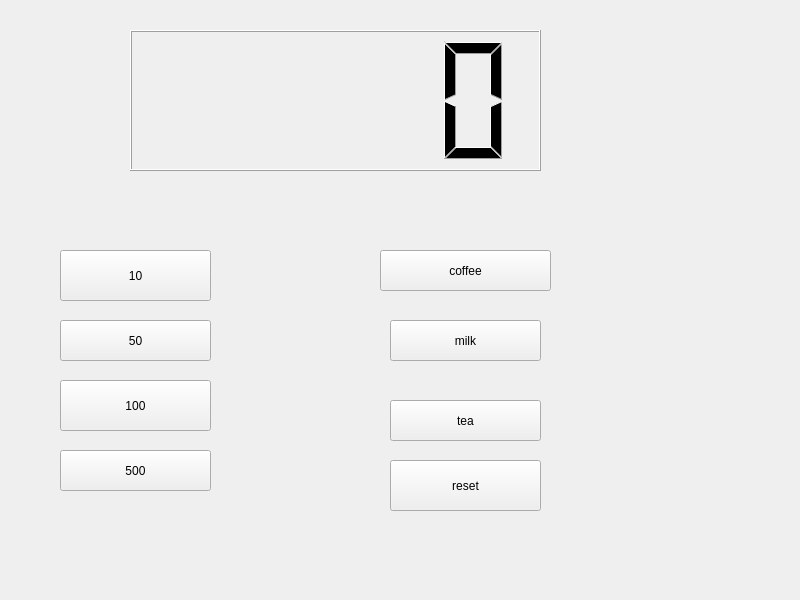
<?xml version="1.0" encoding="UTF-8"?>
<ui version="4.0">
 <class>Widget</class>
 <widget class="QWidget" name="Widget">
  <property name="geometry">
   <rect>
    <x>0</x>
    <y>0</y>
    <width>800</width>
    <height>600</height>
   </rect>
  </property>
  <property name="windowTitle">
   <string>Widget</string>
  </property>
  <widget class="QLCDNumber" name="lcdNumber">
   <property name="geometry">
    <rect>
     <x>130</x>
     <y>30</y>
     <width>411</width>
     <height>141</height>
    </rect>
   </property>
  </widget>
  <widget class="QPushButton" name="pb10">
   <property name="geometry">
    <rect>
     <x>60</x>
     <y>250</y>
     <width>151</width>
     <height>51</height>
    </rect>
   </property>
   <property name="text">
    <string>10</string>
   </property>
  </widget>
  <widget class="QPushButton" name="pb50">
   <property name="geometry">
    <rect>
     <x>60</x>
     <y>320</y>
     <width>151</width>
     <height>41</height>
    </rect>
   </property>
   <property name="text">
    <string>50</string>
   </property>
  </widget>
  <widget class="QPushButton" name="pb100">
   <property name="geometry">
    <rect>
     <x>60</x>
     <y>380</y>
     <width>151</width>
     <height>51</height>
    </rect>
   </property>
   <property name="text">
    <string>100</string>
   </property>
  </widget>
  <widget class="QPushButton" name="pb500">
   <property name="geometry">
    <rect>
     <x>60</x>
     <y>450</y>
     <width>151</width>
     <height>41</height>
    </rect>
   </property>
   <property name="text">
    <string>500</string>
   </property>
  </widget>
  <widget class="QPushButton" name="pbCoffee">
   <property name="geometry">
    <rect>
     <x>380</x>
     <y>250</y>
     <width>171</width>
     <height>41</height>
    </rect>
   </property>
   <property name="text">
    <string>coffee</string>
   </property>
  </widget>
  <widget class="QPushButton" name="pbMilk">
   <property name="geometry">
    <rect>
     <x>390</x>
     <y>320</y>
     <width>151</width>
     <height>41</height>
    </rect>
   </property>
   <property name="text">
    <string>milk</string>
   </property>
  </widget>
  <widget class="QPushButton" name="pbTea">
   <property name="geometry">
    <rect>
     <x>390</x>
     <y>400</y>
     <width>151</width>
     <height>41</height>
    </rect>
   </property>
   <property name="text">
    <string>tea</string>
   </property>
  </widget>
  <widget class="QPushButton" name="pbReset">
   <property name="geometry">
    <rect>
     <x>390</x>
     <y>460</y>
     <width>151</width>
     <height>51</height>
    </rect>
   </property>
   <property name="text">
    <string>reset</string>
   </property>
  </widget>
 </widget>
 <resources/>
 <connections/>
</ui>
